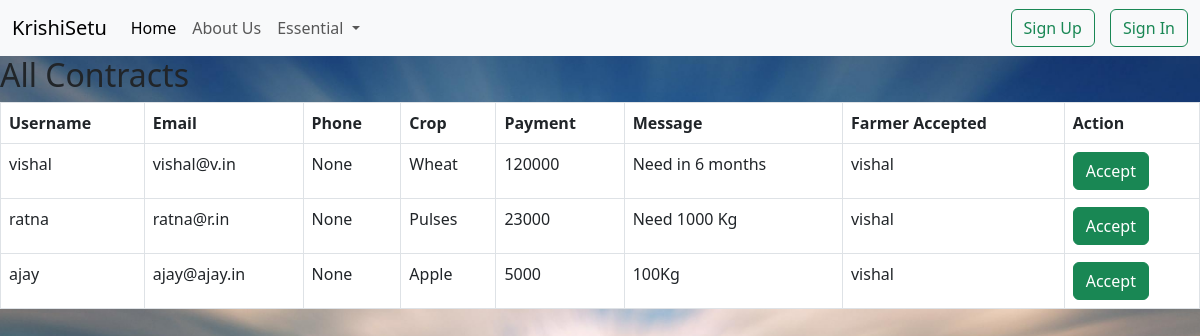
Page /contract_view/ on the committed database.
### setu/models.py (models this page shows, shortened)
class Contract(models.Model):
    username = models.CharField(max_length=100)
    email = models.EmailField()
    phone = models.CharField(max_length=15, blank=True, null=True)
    crop = models.CharField(max_length=100)
    payment = models.CharField(max_length=100)
    message = models.TextField()
    accepted = models.BooleanField(default=False)
    accepted_by = models.ForeignKey(
        User, null=True, blank=True, on_delete=models.SET_NULL)

### setu/views.py (the view)
# urls.py: path('contract_view/', views.contract_view, name='contract_view'),
def contract_view(request):
    contracts = Contract.objects.all()
    return render(request, 'contract_view.html', {'contracts': contracts})

### setu/templates/contract_view.html (shortened to what this page needs)
{% extends 'base.html' %}  {%block content %}
<div>
  <h2>All Contracts</h2>
  <table class="table table-bordered">
    <thead>
      <tr>
        <th>Username</th>
        <th>Email</th>
        <th>Phone</th>
        <th>Crop</th>
        <th>Payment</th>
        <th>Message</th>
        <th>Farmer Accepted</th>
        <th>Action</th>
      </tr>
    </thead>
    <tbody>
      {% for contract in contracts %}
      <tr>
        <td>{{ contract.username }}</td>
        <td>{{ contract.email }}</td>
        <td>{{ contract.phone }}</td>
        <td>{{ contract.crop }}</td>
        <td>{{ contract.payment }}</td>
        <td>{{ contract.message }}</td>
        <td>
          {% if contract.accepted %}
          {{ contract.accepted_by.username }} {% else %} No farmer has accepted
          yet. {% endif %}
        </td>
        <td>
          <form action="{% url 'accept_contract' contract.id %}" method="POST">
            <button type="submit" class="btn btn-success">Accept</button>
          </form>
        </td>
      </tr>
      {% endfor %}
    </tbody>
  </table>
</div>
{% endblock %}

### setu/templates/base.html (shortened to what this page needs)
{% load static %}
<!DOCTYPE html>
<html lang="en">
  <head>
    <link rel="stylesheet" href="{% static 'css/styles.css' %}" />
    <link href="https://cdnjs.cloudflare.com/ajax/libs/font-awesome/5.15.4/css/all.min.css" rel="stylesheet">
    <link
      href="https://cdn.jsdelivr.net/npm/bootstrap@5.3.0/dist/css/bootstrap.min.css"
      rel="stylesheet"
    />
  </head>
  <body>
    <nav class="navbar navbar-expand-lg bg-body-tertiary">
      <div class="container-fluid">
        <a class="navbar-brand" href="{% url "index" %}">KrishiSetu</a>
        <div class="collapse navbar-collapse" id="navbarSupportedContent">
          <ul class="navbar-nav me-auto mb-2 mb-lg-0">
            <li class="nav-item">
              <a class="nav-link active" aria-current="page" href="{% url "index" %}">Home</a>
            </li>
            <li class="nav-item">
              <a class="nav-link" href="{% url "about" %}">About Us</a>
            </li>
            <li class="nav-item dropdown">
              <a
                class="nav-link dropdown-toggle"
                href="#"
                role="button"
                data-bs-toggle="dropdown"
                aria-expanded="false"
              >
                Essential
              </a>
            </li>
          </ul>
          {% if user.is_authenticated %}
          <div style="overflow: hidden;">
            <div style="float: left; margin-right: 5px;">
                <button type="submit" class="btn btn-outline-success">Welcome, {{ user.username }}!</button>
            </div>
            <div style="float: right; margin-left: 10px;">
              <a class="dropdown-item" href="{% url 'logout' %}">
                <button type="submit" class="btn btn-outline-danger">Logout</button>
              </a>
            </div>
          </div>
          {% else %}
          <div style="overflow: hidden;">
            <div style="float: left; margin-right: 5px;">
              <a class="dropdown-item" href="{% url 'signup' %}">
                <button type="submit" class="btn btn-outline-success">Sign Up</button>
              </a>
            </div>
            <div style="float: right; margin-left: 10px;">
              <a class="dropdown-item" href="{% url 'signin' %}">
                <button type="submit" class="btn btn-outline-success">Sign In</button>
              </a>
            </div>
          </div>
          {% endif %}
        </div>
      </div>
    </nav>
    {% block content %}{% endblock %}
  </body>
</html>

### setu/static/css/styles.css (style rules this page uses)
body { font-family: 'Poppins', sans-serif; margin: 0; padding: 0; background-color: #deeacb68; }

### rows in the picture
Contract: username "vishal", email "vishal@v.in", phone "None", crop "Wheat", payment "120000", message "Need in 6 months", accepted_by.username "vishal"
Contract: username "ratna", email "ratna@r.in", phone "None", crop "Pulses", payment "23000", message "Need 1000 Kg", accepted_by.username "vishal"
Contract: username "ajay", email "ajay@ajay.in", phone "None", crop "Apple", payment "5000", message "100Kg", accepted_by.username "vishal"
